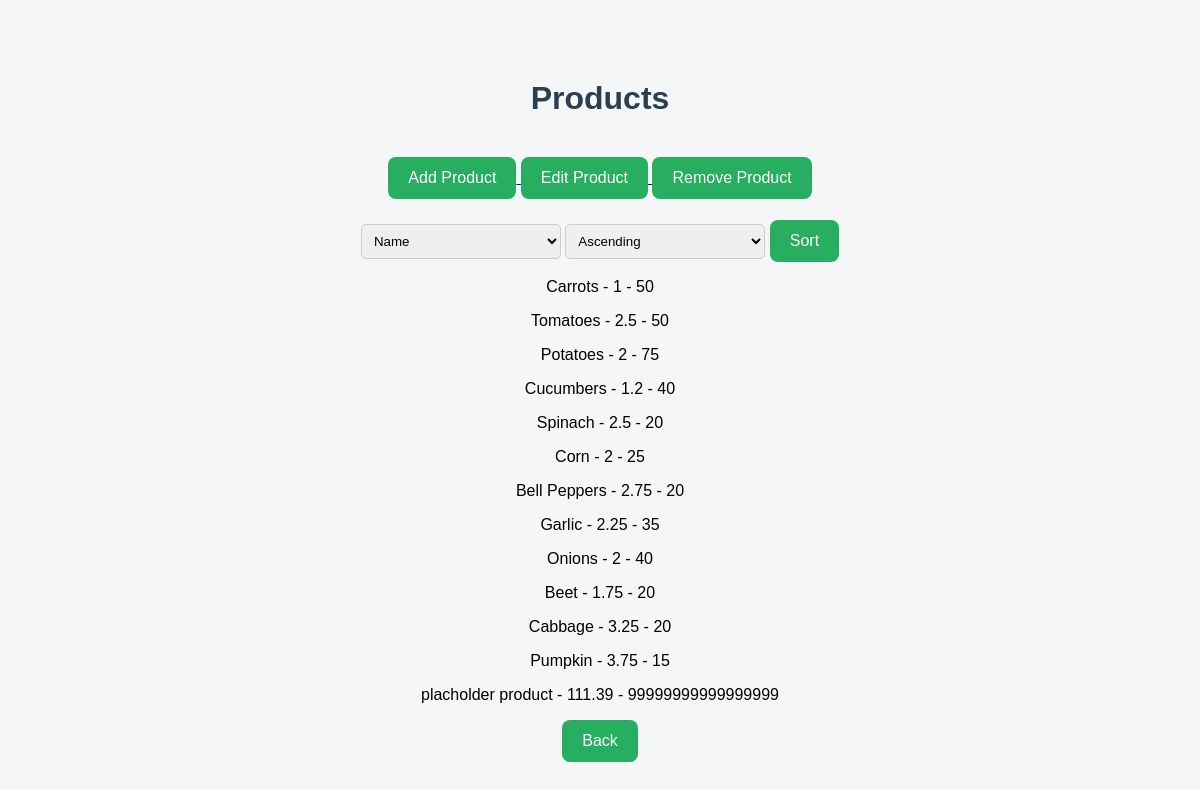
Page /products on the committed database.
### tables this page shows
CREATE TABLE "Products" (
	"Product_ID"	INTEGER,
	"Name"	TEXT,
	"Price"	INTEGER,
	"Stock"	INTEGER,
	"Supplier_ID"	INTEGER,
	PRIMARY KEY("Product_ID" AUTOINCREMENT),
	CONSTRAINT "Supplier_ID" FOREIGN KEY("Supplier_ID") REFERENCES "Suppliers"("Supplier_ID")
);

### app.py (the view)
@app.route("/products")
def products():
    sort_by = request.args.get("sort_by")
    order = request.args.get("order")
    if sort_by not in ["Product_ID", "Name", "Price", "Stock", "Supplier_ID"]:
        sort_by = "Product_ID"
    if order not in ["ASC", "DESC"]:
        order = "ASC"
    query = f"""
    SELECT Product_ID, Name, Price, Stock, Supplier_ID
    FROM Products
    ORDER BY {sort_by} {order}
    """
    products = execute_query(query, fetch=True)
    return render_template("products.html", products=products)

### app.py (called while the page is built)
def get_db_connection():
	return sqlite3.connect("projektsdatabase.db", check_same_thread=False)

def execute_query(query, params=(), fetch=False):
    conn = get_db_connection()
    cursor = conn.cursor()
    cursor.execute(query, params)
    if fetch:
        data = cursor.fetchall()
    else:
        data=None
    conn.commit()
    conn.close()
    return data

### templates/products.html (shortened to what this page needs)
<!DOCTYPE html>
<html lang="lv">
<head>
    <link rel="stylesheet" href="{{ url_for('static', filename='styles.css') }}">
</head>
<body>
<div class="container">
    <h1>Products</h1>
    <a href="{{ url_for('add_product') }}">
        <button>Add Product</button>
    </a>
    <a href="{{ url_for('edit_product') }}">
        <button>Edit Product</button>
    </a>
    <a href="{{ url_for('remove_product') }}">
        <button>Remove Product</button>
    </a>
<form method="GET">
    <select name="sort_by">
        <option value="Name">Name</option>
    </select>
    <select name="order">
        <option value="ASC">Ascending</option>
    </select>
    <button type="submit">Sort</button>
</form>
{% for o in products %}
    <p>{{ o[1] }} - {{ o[2] }} - {{ o[3] }}</p>
{% endfor %}
    <a href="/">
        <button>Back</button>
    </a>
</div>
</body>
</html>

### static/styles.css (style rules this page uses)
body { font-family: Arial, sans-serif; background-color: #f4f6f8; margin: 0; padding: 0; }
.container { text-align: center; margin-top: 80px; }
h1 { color: #2c3e50; margin-bottom: 40px; }
button { background-color: #27ae60; color: white; border: none; padding: 12px 20px; font-size: 16px; border-radius: 8px; cursor: pointer; transition: 0.2s; }
form { margin-top: 20px; }
input, select { padding: 8px; width: 200px; margin-top: 5px; border-radius: 5px; border: 1px solid #ccc; }

### rows in the picture
Products: Name "Carrots", Price "1", Stock "50"
Products: Name "Tomatoes", Price "2.5", Stock "50"
Products: Name "Potatoes", Price "2", Stock "75"
Products: Name "Cucumbers", Price "1.2", Stock "40"
Products: Name "Spinach", Price "2.5", Stock "20"
Products: Name "Corn", Price "2", Stock "25"
Products: Name "Bell Peppers", Price "2.75", Stock "20"
Products: Name "Garlic", Price "2.25", Stock "35"
Products: Name "Onions", Price "2", Stock "40"
Products: Name "Beet", Price "1.75", Stock "20"
Products: Name "Cabbage", Price "3.25", Stock "20"
Products: Name "Pumpkin", Price "3.75", Stock "15"
Products: Name "placholder product", Price "111.39", Stock "99999999999999999"
